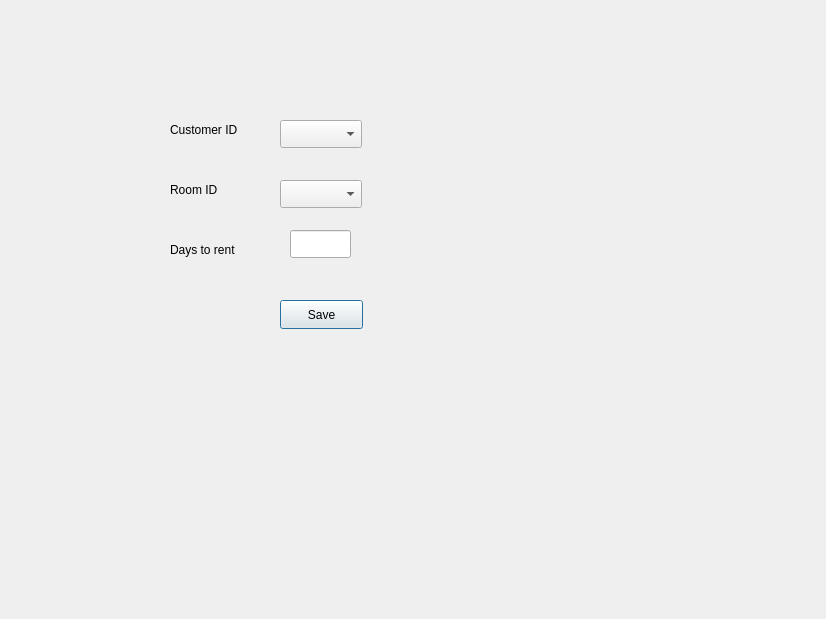
<?xml version="1.0" encoding="UTF-8"?>
<ui version="4.0">
 <class>makereserve</class>
 <widget class="QDialog" name="makereserve">
  <property name="geometry">
   <rect>
    <x>0</x>
    <y>0</y>
    <width>826</width>
    <height>619</height>
   </rect>
  </property>
  <property name="windowTitle">
   <string>Dialog</string>
  </property>
  <widget class="QComboBox" name="CID">
   <property name="geometry">
    <rect>
     <x>280</x>
     <y>120</y>
     <width>82</width>
     <height>28</height>
    </rect>
   </property>
  </widget>
  <widget class="QComboBox" name="RID">
   <property name="geometry">
    <rect>
     <x>280</x>
     <y>180</y>
     <width>82</width>
     <height>28</height>
    </rect>
   </property>
  </widget>
  <widget class="QLabel" name="label">
   <property name="geometry">
    <rect>
     <x>170</x>
     <y>120</y>
     <width>121</width>
     <height>20</height>
    </rect>
   </property>
   <property name="text">
    <string>Customer ID</string>
   </property>
  </widget>
  <widget class="QLabel" name="label_2">
   <property name="geometry">
    <rect>
     <x>170</x>
     <y>180</y>
     <width>111</width>
     <height>20</height>
    </rect>
   </property>
   <property name="text">
    <string>Room ID</string>
   </property>
  </widget>
  <widget class="QLineEdit" name="Days">
   <property name="geometry">
    <rect>
     <x>290</x>
     <y>230</y>
     <width>61</width>
     <height>28</height>
    </rect>
   </property>
  </widget>
  <widget class="QPushButton" name="saverev">
   <property name="geometry">
    <rect>
     <x>280</x>
     <y>300</y>
     <width>83</width>
     <height>29</height>
    </rect>
   </property>
   <property name="text">
    <string>Save</string>
   </property>
  </widget>
  <widget class="QLabel" name="label_3">
   <property name="geometry">
    <rect>
     <x>170</x>
     <y>240</y>
     <width>91</width>
     <height>20</height>
    </rect>
   </property>
   <property name="text">
    <string>Days to rent</string>
   </property>
  </widget>
 </widget>
 <resources/>
 <connections/>
</ui>
